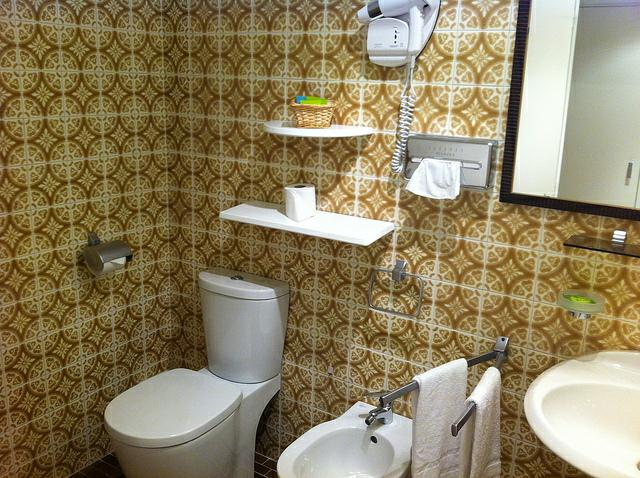
#> input picture test.jpg, 640 x 478 px
$ python slidingWindow.py
#> lines starting #> are read from the running program, lines starting #| are printed output that depends on the picture

import matplotlib.pyplot as plt
import numpy as np


from PIL import Image, ImageDraw as D


#crops the images into 200 x 200 smaller images and saves them along with its location on the original picture in the pictures list
def movingWindow(image):
#> called with image = 'test.jpg'
    stepSize = 200
    pictures = []
    img = Image.open(image)
#> img is the input picture: PIL image 640x478 RGB; mean R, G, B 141.9, 128.7, 96.3
    img.show()
    for y in range(0, img.height, stepSize):
        for x in range(0, img.width, stepSize):
            newx = x+stepSize
            newy = y+stepSize
            location = [x, y, newx, newy]
            newimg = img.crop(location)
            pict = [newimg, location]
            pictures.append(pict)
            print([x, y, newx, newy])
#> after the loop, pictures = 12 items
            # newimg.show()
    #displays all of the images in one pyplot
    fig = plt.figure()
    columns = (x//200)+1
    rows = (y//200)+1
#> rows = 3
    print(len(pictures))
#| 12
    print(columns, rows)
#| 4 3
    for i in range(1, columns*rows +1):

        fig.add_subplot(rows, columns, i)
        plt.imshow(pictures[i-1][0])

    plt.show()
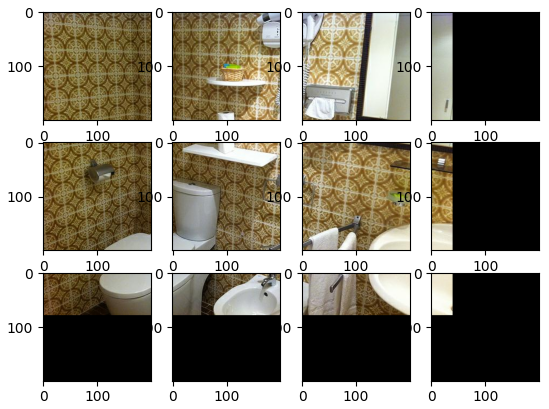
#> figure drawn by matplotlib, 12 panels

movingWindow(r"test.jpg")
